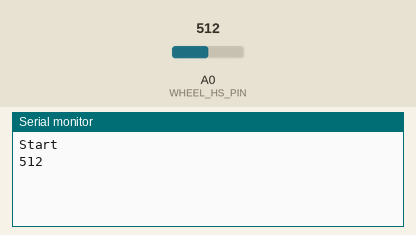
The sketch below on a simulated Arduino Uno, built with avr-gcc and run on an emulated ATmega328P. Shown: the last lines printed to the serial monitor. The inputs (shaded band) are chosen by the test bench; at power-on: A0 (WHEEL_HS_PIN) = 512.

Above: at 1.3 s.
1.4 s: A0 (WHEEL_HS_PIN) set to 529
At 1.5 s:
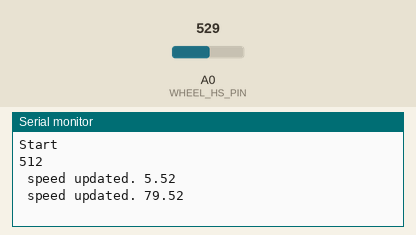
2.9 s: A0 (WHEEL_HS_PIN) set to 511
At 3.3 s:
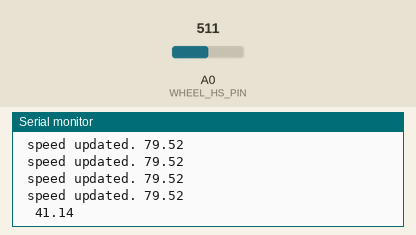

The sketch:

draftOnlywheel.ino
```cpp
#define WHEEL_HS_PIN 14
#define WHEEL_HIGH_CUTOFF 2000 // [ms]  any time delta higher than this will be invalid

#define SPEED_FACTOR 7713.23 // circumference in km times 3600000

#define WHEEL_COOLDOWN 96 // equivalent to 80kmh

#define WRITE_INTERVAL 3000 // how often in ms a new data point is written

unsigned long currentMillis;

unsigned long lastWrite;

int wheelHS;
unsigned long wheelLastTrigger;
float speed;

int normalWheelHS;


void setup() {

  Serial.begin(9600);
  Serial.println("Start");

  setupWheelHS();
}

void setupWheelHS(){
  long sumOfHS = 0;

  // the magnet must be far away from the HS during this "callibration"
  for(int i = 0; i < 100; i++){
    sumOfHS = sumOfHS + analogRead(WHEEL_HS_PIN);
    delay(1);
  }

  normalWheelHS = sumOfHS/100;

  Serial.println(normalWheelHS);
}


void loop() {

  currentMillis = millis();

  if(checkWheelHS()){ // make this more fancy so that crankTimeDelta is gradually moving towards a mean and not influenced by irregularities -> updatespeed is already fancy
        int dt = currentMillis - wheelLastTrigger; // with my current wheels, at a speed of 40km/h, the average time delta will be 180ms

        if(dt > WHEEL_COOLDOWN){
            wheelLastTrigger = currentMillis;
            updateSpeed(dt);
        }

  }


  if(currentMillis - lastWrite > WRITE_INTERVAL){
    lastWrite = currentMillis;
    Serial.print("\t");
    Serial.println(speed);
    speed = 0;

  }


}

bool checkWheelHS(){
    //int lastWheelHS = wheelHS;
    wheelHS = analogRead(WHEEL_HS_PIN);

    // if the value is different from the value without a magnet, return true
    int HSdelta = wheelHS - normalWheelHS;
    if( HSdelta < -3 || HSdelta > 3 ){
        return true;
    }
    return false;
}

void updateSpeed(int dt){
    if(dt < WHEEL_HIGH_CUTOFF){
        float fdt = float(dt);

        Serial.print(" speed updated. ");

        float speedNow = SPEED_FACTOR / fdt;
        Serial.println(speedNow);
        speed = speed + fdt/float(WRITE_INTERVAL) * speedNow;
    }
    else Serial.println("high cutoff ");
}
```

Measured:
- the behaviour switches between 515 and 516 on A0 (WHEEL_HS_PIN) (found by bisection; images 0 and 1)
- after the input at 1.4 s, the serial monitor: prints a new line at once (image 1)
- after the input at 2.9 s, the serial monitor: prints a new line after 0.10 s (image 2)
